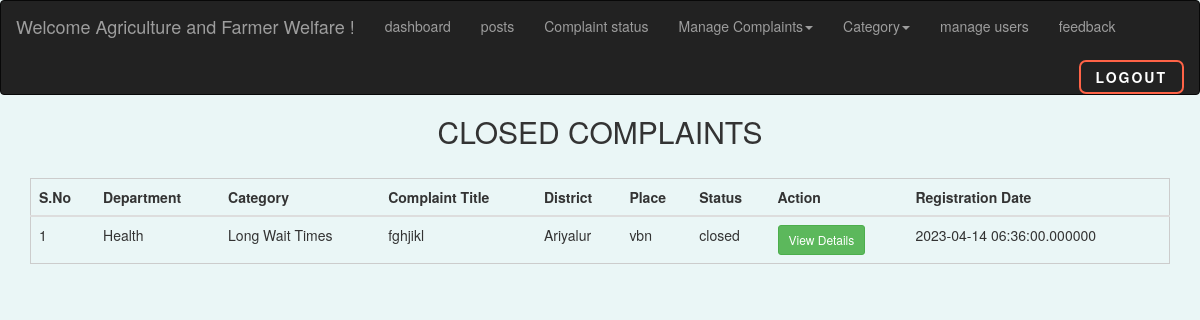
The page /h_close.php (signed in) on the database its author committed.
### tables this page shows
CREATE TABLE `health` (
  `id` int(250) NOT NULL,
  `umail` varchar(50) NOT NULL,
  `department` varchar(50) NOT NULL,
  `cat` varchar(50) NOT NULL,
  `ctitle` varchar(250) NOT NULL,
  `cdetail` varchar(250) NOT NULL,
  `cdoc` varchar(250) NOT NULL,
  `district` varchar(50) NOT NULL,
  `place` varchar(250) NOT NULL,
  `status` varchar(50) NOT NULL,
  `date` datetime(6) NOT NULL DEFAULT current_timestamp(6),
  `seen` varchar(50) NOT NULL,
  `cseen` varchar(10) NOT NULL,
  `cimage` varchar(255) NOT NULL
);

### h_close.php (the view, shortened to what this page needs)
<?php
include("dbconnect.php");
?>
<!DOCTYPE html>
<html>
<head>
  <link rel="stylesheet" href="https://maxcdn.bootstrapcdn.com/bootstrap/3.4.1/css/bootstrap.min.css">
  </head>
  <body style="background-color: #eaf6f6;">
    <nav class="navbar navbar-inverse">
      <div class="container-fluid">
    <div class="navbar-header">
      <a class="navbar-brand">Welcome <?php echo $_SESSION['aname']; ?> !</a>
    </div>
    <ul class="nav navbar-nav">
    <li><a href="h_notify.php">dashboard</a></li>
    <li><a href="healthpost.php">posts</a></li>
    <li><a href="a_health.php">Complaint status</a></li>
      <li class="dropdown">
      <a class="dropdown-toggle" data-toggle="dropdown" href="#">Manage Complaints<span class="caret"></span></a>
          </li>
        <li class="dropdown">
      <a class="dropdown-toggle" data-toggle="dropdown" href="#">Category<span class="caret"></span></a>
          </li>
          <li><a href="h_umanage.php">manage users</a></li>
          <li><a href="a_hfeed.php">feedback</a></li>
        </ul>
    <form method="get"><button class="back" name="logout">Logout</button></form>
  </div>
  </nav>
	<div>
			<h2 style="text-align: center;">CLOSED COMPLAINTS</h2>
  <br>
  <table  style="margin: 0 auto; width: 95%; border: 1px solid #ccc;" class="table">
      <thead>
    <tr>
      <th scope="col">S.No</th>
      <th scope="col">Department</th>
      <th scope="col">Category</th>
      <th scope="col">Complaint Title</th>
      <th scope="col">District</th>
      <th scope="col">Place</th>
      <th scope="col">Status</th>
      <th scope="col">Action</th>
      <th scope="col">Registration Date</th>
    </tr>
  </thead>
		<tr>
			<?php
  $status="closed";
  $qry=mysqli_query($conn,"select * from health WHERE status='$status'");
  while ($row=mysqli_fetch_array($qry))
  {
  ?>
      <tbody>
      <td scope="row"></td>
      <td><?php   echo $row['department'];  ?></td>
      <td><?php   echo $row['cat'];  ?></td>
      <td><?php   echo $row['ctitle'];  ?></td>
      <td><?php   echo $row['district'];  ?></td>
      <td><?php   echo $row['place'];  ?></td>
      <td><?php   echo $row['status'];  ?></td>
      <td><a type="button" class="btn btn-success btn-sm" href='h_cview.php?id=<?php echo $row['id']?>'>View Details</a></td>
      <td><?php  echo $row['date'] ; ?></td>
    </tr>
    <?php
  }
  ?>
	</table>
	</div>
</body>
</html>

### h_close.php (style rules this page uses)
.back { position: relative; padding: 5px 15px; border-radius: 7px; border: 2px solid rgb(255, 99, 71); font-size: 14px; text-transform: uppercase; font-weight: 600; letter-spacing: 2px; background: transparent; color: #fff; overflow: hidden; box-shadow: 0 0 0 0 transparent; -webkit-transition: all 0.2s ease-in; -moz-transition: all 0.2s ease-in; transition: all 0.2s ease-in; float: right; margin-left: 9px; margin-top: 9px; }
.back::before { content: ''; display: block; width: 0px; height: 86%; position: absolute; top: 7%; left: 0%; opacity: 0; background: #fff; box-shadow: 0 0 50px 30px #fff; -webkit-transform: skewX(-20deg); -moz-transform: skewX(-20deg); -ms-transform: skewX(-20deg); -o-transform: skewX(-20deg); transform: skewX(-20deg); }
body { counter-reset: serial; overflow-x: hidden; }
tr td:first-child:before { counter-increment: serial; content: counter(serial); }

### rows shown on the page
health: department "Health", cat "Long Wait Times", ctitle "fghjikl", district "Ariyalur", place "vbn", status "closed", date "2023-04-14 06:36:00.000000"

### other values the page prints
$_SESSION['aname'] "Agriculture and Farmer Welfare"
